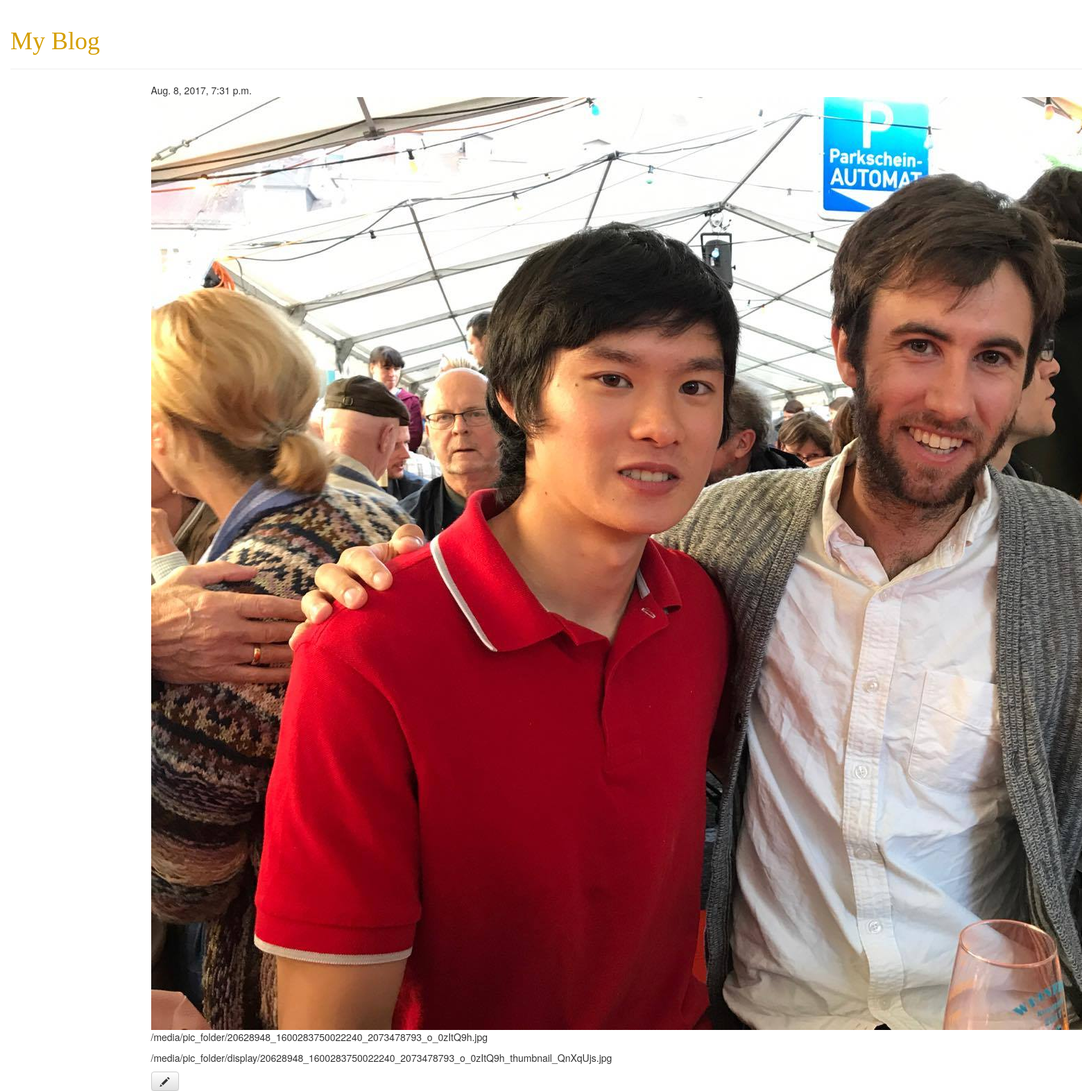
/post/15/image/, run on the app's committed database.
### blogapp/models.py (models this page shows, shortened)
class Post(models.Model):
    author = models.ForeignKey('auth.User')
    title = models.CharField(max_length=200)
    text = models.TextField()
    created_date = models.DateTimeField(
            default=timezone.now)
    published_date = models.DateTimeField(
            blank=True, null=True)
    image_full = models.ImageField(
        upload_to='pic_folder/', default='pic_folder/if_value_poster_2.png')
    image_display=models.ImageField(upload_to='pic_folder/display/',
                                    default='pic_folder/display/muybridge_horse_small.jpg' )

### blogapp/views.py (the view)
# urls.py: url(r'^post/(?P<pk>\d+)/image/$', views.post_image, name='post_image')
def post_image(request, pk):
    post = get_object_or_404(Post, pk=pk)
    return render(request, 'blogapp/post_image.html', {'post': post})

### blogapp/templates/blogapp/post_image.html
{% extends 'blogapp/base.html' %}
{% load imagefit %}
{% block content %}
    <div class="post">
        {% if post.published_date %}
            <div class="date">
                {{ post.published_date }}
            </div>
        {% endif %}
        <img src= {{ post.image_full.url }}>
        <p> {{ post.image_full.url }} </p>
        <p> {{ post.image_display.url }} </p>
        <a class="btn btn-default" href="{% url 'post_edit' pk=post.pk %}"><span class="glyphicon glyphicon-pencil"></span></a>
    </div>
{% endblock %}

### blogapp/static/css/blogapp2.css (style rules this page uses)
a { color: #D59F00; }
body { padding-left: 15px; }

### data on the page
Post: published_date "Aug. 8, 2017, 7:31 p.m.", image_full (picture), image_full "/media/pic_folder/20628948_1600283750022240_2073478793_o_0zItQ9h.jpg", image_display "/media/pic_folder/display/20628948_1600283750022240_2073478793_o_0zItQ9h_thumbnail_QnXqUjs.jpg"
